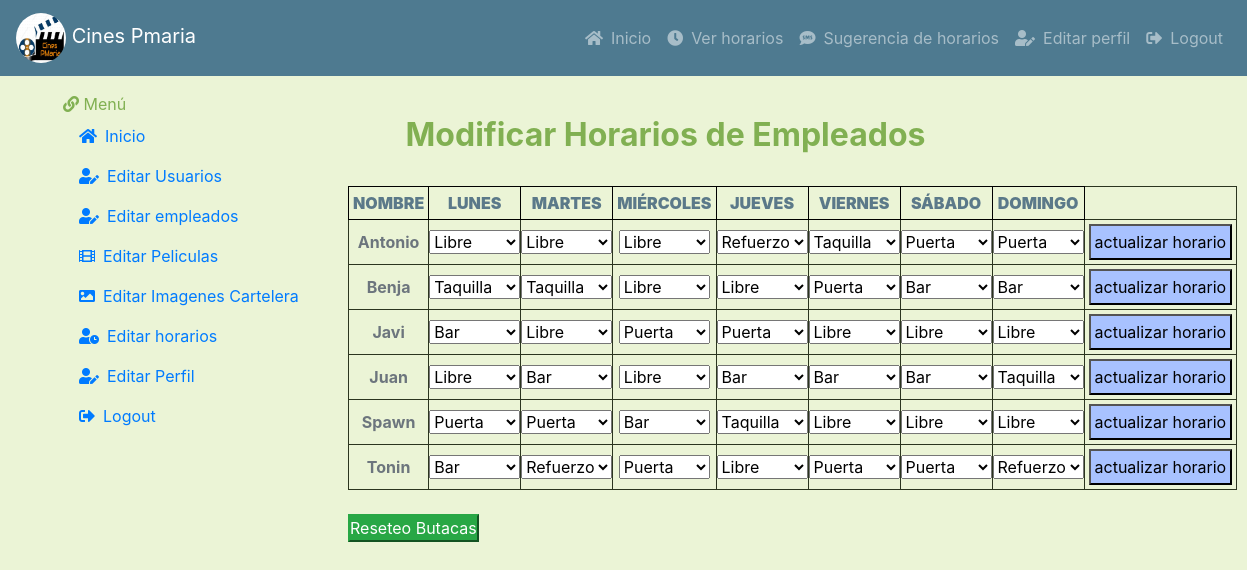
Page /vista/indexEditHorario.php (signed in) on the earlier database version.
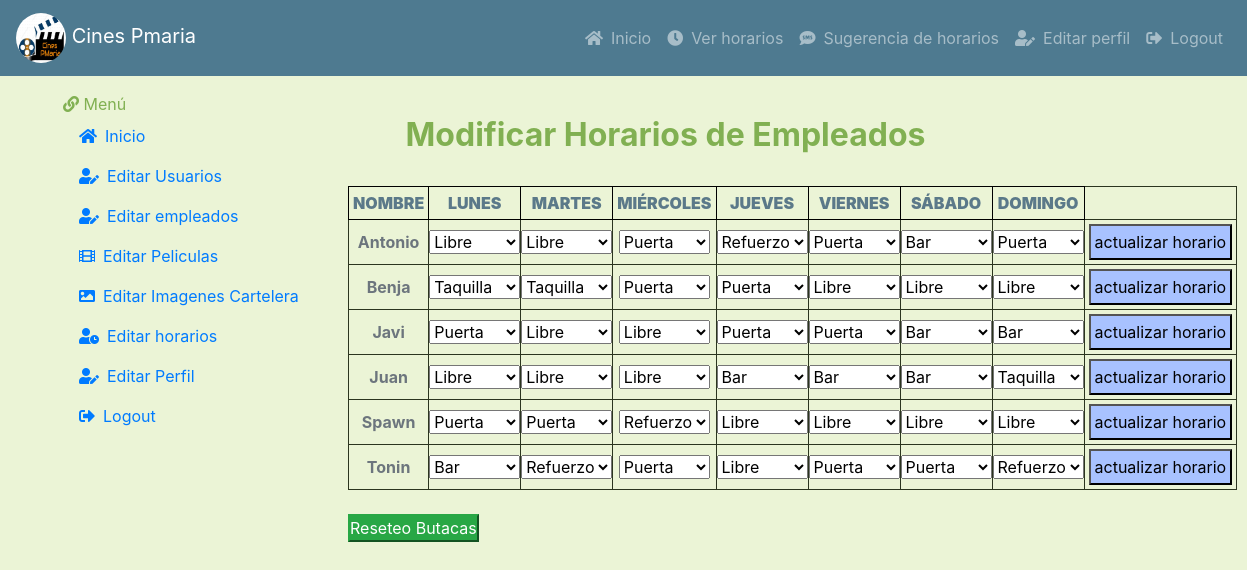
Same page on the later database version.
### tables this page shows
CREATE TABLE `usuarios` (
  `usuario` varchar(25) NOT NULL,
  `contrasena` varchar(25) NOT NULL,
  `email` varchar(30) NOT NULL,
  `ROL` varchar(20) NOT NULL DEFAULT 'ROL_USER',
  `activo` int(5) NOT NULL DEFAULT 1,
  `horario` int(5) NOT NULL DEFAULT -1
);

CREATE TABLE `horarios` (
  `horario` int(5) NOT NULL,
  `lunes` varchar(15) NOT NULL DEFAULT 'Libre',
  `martes` varchar(15) NOT NULL DEFAULT 'Libre',
  `miercoles` varchar(15) NOT NULL DEFAULT 'Libre',
  `jueves` varchar(15) NOT NULL DEFAULT 'Libre',
  `viernes` varchar(15) NOT NULL DEFAULT 'Libre',
  `sabado` varchar(15) NOT NULL DEFAULT 'Libre',
  `domingo` varchar(15) NOT NULL DEFAULT 'Libre'
);

### modelo/conexion.php (called while the page is built, shortened)
<?php
  class Conexion{
    private $conexion;
    public function __construct(){
      $this->servidor = "localhost";
      $this->usuario = "root";
      $this->clave = "";
      $this->base = "cinespmaria";
      $this->conexion = new mysqli($this->servidor, $this->usuario,
      $this->clave, $this->base);
    }
    public function ejecutarConsulta( $sql){
      $contenedor = $this->conexion->query($sql);
      return $contenedor->fetch_all();
    }
  }
 ?>

### modelo/userModelo.php (called while the page is built, shortened)
<?php
  class Users {
    public static function listaEmpleados(){
      $con = new Conexion();
      $cont = $con->ejecutarConsulta("SELECT * FROM usuarios WHERE ROL LIKE 'ROL_EMP'");
      return $cont;
    }
    public static function userRol($user){
      $con = new Conexion();
      $cont = $con->ejecutarConsulta("SELECT * from usuarios WHERE usuario = '$user'");
      return $cont;
    }
  }
 ?>

### modelo/horarioModelo.php (called while the page is built, shortened)
<?php
  require_once 'conexion.php';
  class Horario {
    public static function listaHorEmp($hor){
      $con = new Conexion();
      $cont = $con->ejecutarConsulta("SELECT * FROM horarios WHERE horario = " . $hor);
      return $cont;
    }
  }
 ?>

### vista/editarHorario.php (the view, shortened to what the changed rows need)
    <body>
        <br/>
        <h2 class="text-success text-center"><b> Modificar Horarios de Empleados </b></h2>
        <br/>
        <table style="border: 1px solid black;" width="95%">
          <tr>
            <th style="border: 1px solid black;" class="text-blue p-1"><b>NOMBRE</b></th>
            <th style="border: 1px solid black;" class="text-blue p-1"><b>LUNES</b></th>
            <th style="border: 1px solid black;" class="text-blue p-1"><b>MARTES</b></th>
            <th style="border: 1px solid black;" class="text-blue p-1"><b>MIÉRCOLES</b></th>
            <th style="border: 1px solid black;" class="text-blue p-1"><b>JUEVES</b></th>
            <th style="border: 1px solid black;" class="text-blue p-1"><b>VIERNES</b></th>
            <th style="border: 1px solid black;" class="text-blue p-1"><b>SÁBADO</b></th>
            <th style="border: 1px solid black;" class="text-blue p-1"><b>DOMINGO</b></th>
          </tr>
          <?php
           $PUESTO = ['Libre', 'Puerta', 'Bar', 'Taquilla', 'Refuerzo'];
          foreach (Users::listaEmpleados() as $empleado) {
           ?>
            <tr>
              <form name = "formulario" method="POST" action= '../controlador/actualizarHorario.php'>
          <?php
             echo  "<td class='text-secondary'><b>" . $empleado[0] . "</b> </td>";
      $hor = $empleado[5];
       foreach (Horario::listaHorEmp($hor) as $horarioEmp){
        echo  "<td> <select name=slunes>" ;
           for($x = 0; $x < 5; $x++){
            if($horarioEmp[1] == $PUESTO[$x])
            {
                echo "<option value='" .$PUESTO[$x]. "' selected>" .$PUESTO[$x] . "</option>";
             }
            else
            {
                echo "<option value='" . $PUESTO[$x] . "'>" . $PUESTO[$x] . "</option>";
            }
          }
      echo "</select>  </td>";
      echo  "<td> <select name=smartes class=select>" ;
      for($x = 0; $x < 5; $x++){
      if($horarioEmp[2] == $PUESTO[$x])
      {
          echo "<option value='" .$PUESTO[$x]. "' selected>" .$PUESTO[$x] . "</option>";
       }
      else
      {
          echo "<option value='" . $PUESTO[$x] . "'>" . $PUESTO[$x] . "</option>";
      }
    }
    echo "</select> </td>";
    echo  "<td> <select name=smiercoles class=select>" ;
    for($x = 0; $x < 5; $x++){
    if($horarioEmp[3] == $PUESTO[$x])
    {
        echo "<option value='" .$PUESTO[$x]. "' selected>" .$PUESTO[$x] . "</option>";
     }
    else
    {
        echo "<option value='" . $PUESTO[$x] . "'>" . $PUESTO[$x] . "</option>";
    }
    }
    echo "</select> </td>";
    echo  "<td> <select name=sjueves class=select>" ;
    for($x = 0; $x < 5; $x++){
    if($horarioEmp[4] == $PUESTO[$x])
    {
        echo "<option value='" .$PUESTO[$x]. "' selected>" .$PUESTO[$x] . "</option>";
    }
    else
    {
        echo "<option value='" . $PUESTO[$x] . "'>" . $PUESTO[$x] . "</option>";
    }
    }
    echo "</select></td>";
    echo  "<td> <select name=sviernes class=select>" ;
    for($x = 0; $x < 5; $x++){
    if($horarioEmp[5] == $PUESTO[$x])
    {
        echo "<option value='" .$PUESTO[$x]. "' selected>" .$PUESTO[$x] . "</option>";
    }
    else
    {
        echo "<option value='" . $PUESTO[$x] . "'>" . $PUESTO[$x] . "</option>";
    }
    }
    echo "</select></td>";
    echo  "<td> <select name=ssabado class=select>" ;
    for($x = 0; $x < 5; $x++){
    if($horarioEmp[6] == $PUESTO[$x])
    {
        echo "<option value='" .$PUESTO[$x]. "' selected>" .$PUESTO[$x] . "</option>";
    }
    else
    {
        echo "<option value='" . $PUESTO[$x] . "'>" . $PUESTO[$x] . "</option>";
    }
    }
    echo "</select></td>";
    echo  "<td> <select name=sdomingo class=select>" ;
    for($x = 0; $x < 5; $x++){
    if($horarioEmp[7] == $PUESTO[$x])
    {
        echo "<option value='" .$PUESTO[$x]. "' selected>" .$PUESTO[$x] . "</option>";
    }
    else
    {
        echo "<option value='" . $PUESTO[$x] . "'>" . $PUESTO[$x] . "</option>";
    }
    }
      echo "</select> </td>";
      echo "<td>"
       ?>
    <input type="submit" value="actualizar horario" name="registrar" class="btn-bClaro p-1 m-1"/>
    </form>
    <?php
    echo "</td></tr>";
  }
}
      ?>
        </table>
        <br/>
    </body>

Differences in the rows shown:
removed horarios: slunes "Libre", smartes "Libre", smiercoles "Libre", sjueves "Refuerzo", sviernes "Taquilla", ssabado "Puerta", sdomingo "Puerta", shown under usuarios "Antonio"
removed horarios: slunes "Libre", smartes "Bar", smiercoles "Libre", sjueves "Bar", sviernes "Bar", ssabado "Bar", sdomingo "Taquilla", shown under usuarios "Juan"
removed horarios: slunes "Puerta", smartes "Puerta", smiercoles "Bar", sjueves "Taquilla", sviernes "Libre", ssabado "Libre", sdomingo "Libre", shown under usuarios "Spawn"
added horarios: slunes "Libre", smartes "Libre", smiercoles "Puerta", sjueves "Refuerzo", sviernes "Puerta", ssabado "Bar", sdomingo "Puerta", shown under usuarios "Antonio"
changed horarios "Taquilla": smiercoles "Libre" → "Puerta"; sjueves "Libre" → "Puerta"; sviernes "Puerta" → "Libre"; ssabado "Bar" → "Libre"; sdomingo "Bar" → "Libre"
changed usuarios "Javi": loses horarios (slunes "Bar", smartes "Libre", smiercoles "Puerta", sjueves "Puerta", sviernes "Libre", ssabado "Libre", sdomingo "Libre")
added horarios: slunes "Puerta", smartes "Libre", smiercoles "Libre", sjueves "Puerta", sviernes "Puerta", ssabado "Bar", sdomingo "Bar", shown under usuarios "Javi"
added horarios: slunes "Libre", smartes "Libre", smiercoles "Libre", sjueves "Bar", sviernes "Bar", ssabado "Bar", sdomingo "Taquilla", shown under usuarios "Juan"
added horarios: slunes "Puerta", smartes "Puerta", smiercoles "Refuerzo", sjueves "Libre", sviernes "Libre", ssabado "Libre", sdomingo "Libre", shown under usuarios "Spawn"
